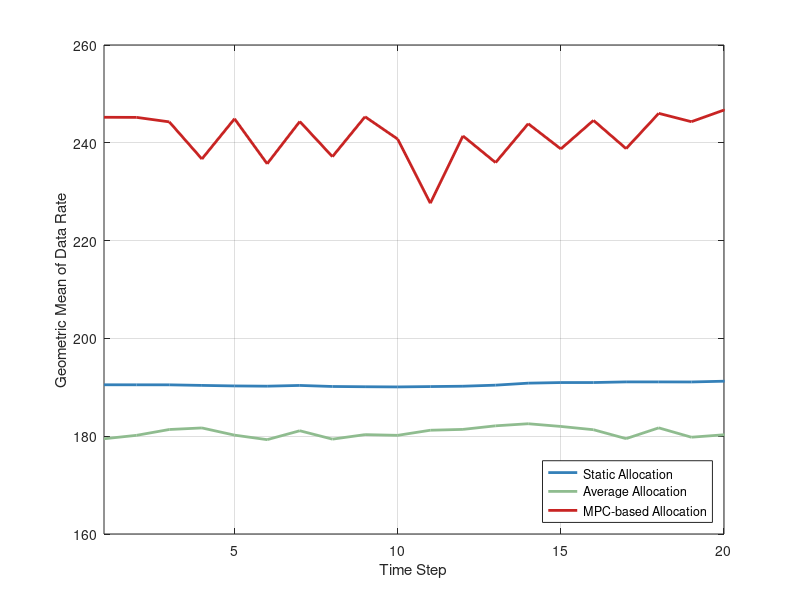
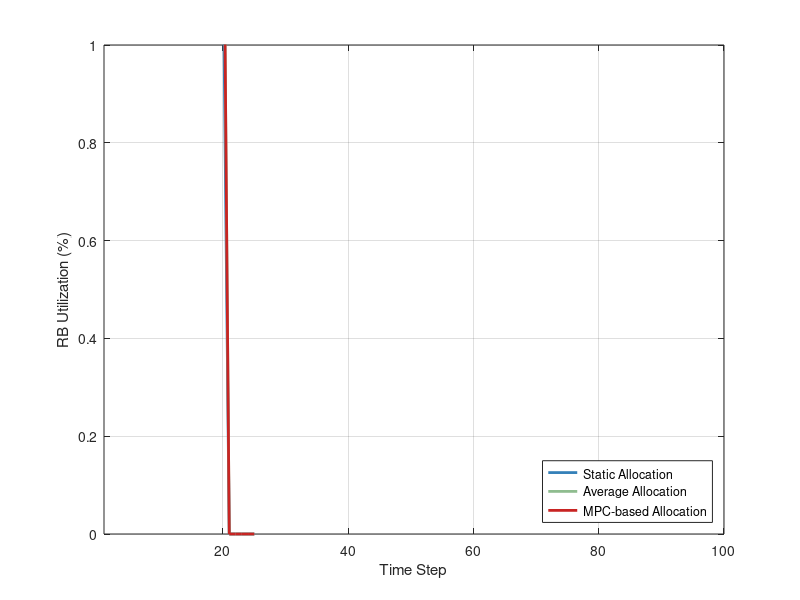
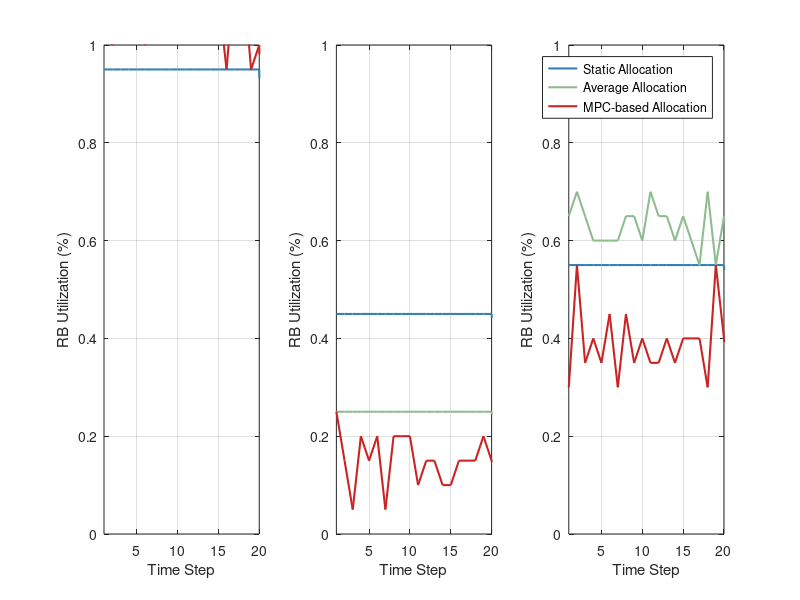

MATLAB code for these plots, in order:
clear all;
T = load('parameter.mat').T;
num_RU = load('parameter.mat').num_RU;
UERU = load('parameter.mat').UERU; % UE under every RU
total_UE = load('parameter.mat').total_UE;
num_RB = load('parameter.mat').num_RB;
num_ref = load('parameter.mat').num_ref;
gamma = load('parameter.mat').gamma;
num_setreq = load('parameter.mat').num_setreq;
B = double(load('parameter.mat').B);
P = load('parameter.mat').P;
sigmsqr = load('parameter.mat').sigmsqr;
eta = double(load('parameter.mat').eta);
predicted_len = load('parameter.mat').predicted_len;
rayleigh_gain = load('parameter.mat').rayleigh_gain;
load_dis = load('parameter.mat');
distance = load_dis.distance_true;
distance = reshape(distance, T, total_UE, num_RU);
load_pred = load('parameter.mat');
prediction = load_pred.prediction;
prediction = reshape(prediction, T-num_ref, predicted_len, total_UE, num_RU);

rec_dr_random = load('output.mat').rec_dr_random;
rec_dr_avg = load('output.mat').rec_dr_avg;
rec_dr_op = load('output.mat').rec_dr_op;
rec_e_avg = load('output.mat').rec_e_avg;
rec_e_op = load('output.mat').rec_e_op;
rec_e_op = rec_e_op(1:T-num_ref,:,:);
e_random = load('output.mat').e_random;

% PLOT 1 - data rate geometric mean value
figure('Color','w')
hold on;
t_len = length(rec_dr_op);
plot(1:t_len, rec_dr_random(1:t_len), 'LineWidth', 2, 'Color', '#3480b8');
plot(1:t_len, rec_dr_avg(1:t_len), 'LineWidth', 2, 'Color', '#8fbc8f')
plot(1:t_len, rec_dr_op(1:t_len), 'LineWidth', 2, 'Color', '#c82423');

xlabel('Time Step');
ylabel('Geometric Mean of Data Rate');
xlim([1,T-num_ref])
legend('Static Allocation', 'Average Allocation', 'MPC-based Allocation', 'Location','southeast');

grid on;
box on;
hold off;
% ylim([200, max(record_op)*1.05]);

% PLOT 2 - total resource utilization
util_op = zeros(1, T);
util_random = zeros(1, T);
util_avg = zeros(1, T);
for t = 1:T-num_ref
    % RANDOM
    util_random_list = any(e_random, 1); % (total_UE, num_RB)
    temp = sum(util_random_list);
    util_random(t) = temp / double(num_RB);
    % AVG
    e_avag = squeeze(rec_e_avg(t,:,:))
    util_avg_list = any(e_avag, 1);
    util_avg(t) = sum(util_avg_list) / double(num_RB)
    % OP
    e_op = squeeze(rec_e_op(t,:,:)); % (T, total_UE, num_RB);
    util_op_list = any(e_op, 1);
    util_op(t) = sum(util_op_list) / double(num_RB);
end
figure('Color','w')
hold on;
t_len = length(util_op);
plot(1:t_len, util_random(1:t_len), 'LineWidth', 2, 'Color', '#3480b8');
plot(1:t_len, util_avg(1:t_len), 'LineWidth', 2, 'Color', '#8fbc8f')
plot(1:t_len, util_op(1:t_len), 'LineWidth', 2, 'Color', '#c82423');
xlim([1,100]); 
ylim([0,1]);
xlabel('Time Step');
ylabel('RB Utilization (%)');
legend('Static Allocation', 'Average Allocation', 'MPC-based Allocation', 'Location','southeast');

grid on;
box on;
hold off;

% PLOT - every RU utilization
util_ru_op = zeros(1, T);
util_ru_random = zeros(1, T);
util_ru_avg = zeros(1, T);

% calculate user_RU
for t = num_ref+1:T
    for i = 1:total_UE
        temp = zeros(1, num_RU);
        for j = 1:num_RU
            temp(j) = distance(t,i,j);
        end
        [~, user_RU_norm(i)] = min(temp);
    end
end

figure('Color','w')
for a = 1:num_RU
    util_op = zeros(1, T);
    util_random = zeros(1, T);
    util_avg = zeros(1, T);
    for t = 1:T-num_ref
        RU_UE_norm = cell(1, num_RU); % save the index of UE under every RU
        for r = 1:num_RU
            idx = find(user_RU_norm == r);
            RU_UE_norm{r} = idx; % UE index of every RU
        end
        
        % RANDOM
        e_ran = e_random(RU_UE_norm{a},:);
        util_random_list = any(e_ran, 1); % (total_UE, num_RB)
        temp = sum(util_random_list);
        util_random(t) = temp / double(num_RB);
        % AVG
        e_avag = squeeze(rec_e_avg(t,:,:));
        e_avag = e_avag(RU_UE_norm{a},:);
        util_avg_list = any(e_avag, 1);
        util_avg(t) = sum(util_avg_list) / double(num_RB);
        % OP
        e_op = squeeze(rec_e_op(t,:,:)); % (T, total_UE, num_RB);
        e_op = e_op(RU_UE_norm{a}, :);
        util_op_list = any(e_op, 1);
        util_op(t) = sum(util_op_list) / double(num_RB);
    end
    subplot(1,double(num_RU), double(a));
    hold on;
    t_len = length(util_op);
    plot(1:t_len, util_random(1:t_len), 'LineWidth', 1.5, 'Color', '#3480b8');
    plot(1:t_len, util_avg(1:t_len), 'LineWidth', 1.5, 'Color', '#8fbc8f')
    plot(1:t_len, util_op(1:t_len), 'LineWidth', 1.5, 'Color', '#c82423');
    xlim([1,T-num_ref]); 
    ylim([0,1]);
    xlabel('Time Step');
    ylabel('RB Utilization (%)');
  
    grid on;
    box on;

end
legend('Static Allocation', 'Average Allocation', 'MPC-based Allocation', 'Location','northeast');
hold off;
